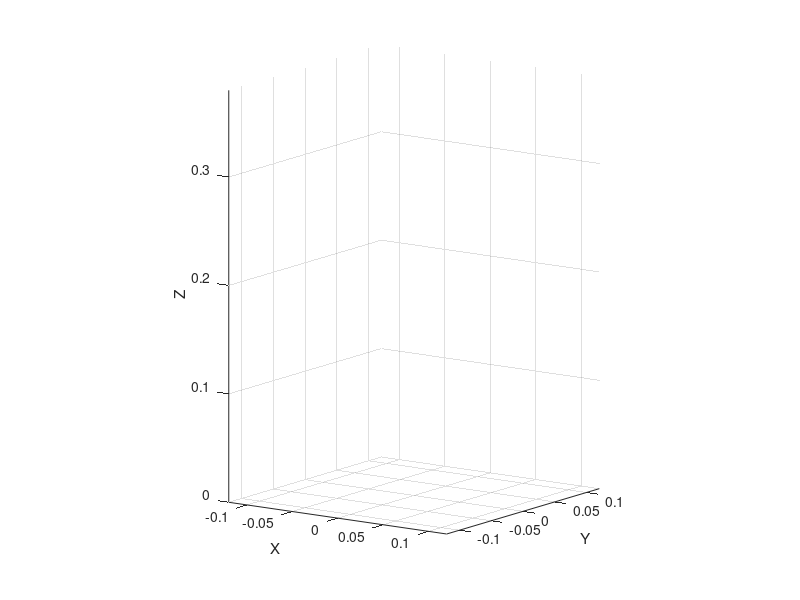

This figure's MATLAB source: (Note: this script raises an error after producing the figure.)
function phxex_camvalve
% PHXEX_CAMVALVE Cam-operated engine valve: when does the valve float?
%
% A kinematic cam (a phx.shape.Extrusion of an egg-shaped lobe) presses down
% on a poppet valve (a phx.shape.Revolution) that slides in its guide on a
% phx.PrismaticJoint and is held up against the cam by a phx.Spring. As the
% cam speeds up the spring struggles to keep the follower on the closing
% flank of the lobe; past a critical speed the valve separates from the cam
% and bounces - "valve float". The demo ramps the cam speed up and reports
% the rpm at which the follower first lifts off, then plots the valve lift
% against the low-speed cam profile and the follower gap versus rpm.
%
% See also phx.shape.Extrusion, phx.shape.Revolution, phx.PrismaticJoint, phx.Spring

%   Copyright 2026 HUMUSOFT s.r.o.

    % --- Mechanism parameters -------------------------------------------
    rBase   = 0.045;             % cam base-circle radius (m)
    lift    = 0.020;             % cam nose lift over the base circle (m)
    noseSpan = 2.5;              % angular width of the lobe (rad)
    camThick = 0.030;            % cam width along its axis (m)
    zc      = 0.300;             % cam rotation-axis height (m)

    Lvalve  = 0.140;             % overall valve length, head base to tappet top (m)
    mValve  = 0.080;             % valve mass (kg)

    kSpring = 1500;              % valve-spring stiffness (N/m)
    cSpring = 3;                 % valve-spring damping (N*s/m)
    freeLen = 0.123;             % spring free length -> sets the preload (m)

    % --- Run schedule ---------------------------------------------------
    dt       = 1.0e-4;           % physics timestep (s)
    subFrame = 10;               % substeps between redraws
    tSettle  = 0.01;             % seat the valve on the cam
    rpmCal   = 240;              % calibration speed (low, follower stays seated)
    rpmLo    = 1600;             % ramp start
    rpmHi    = 2600;             % ramp end
    tRamp    = 0.4;              % ramp duration (s)
    gapThresh = 1.5e-3;          % lift-off gap that counts as float (m)

    % --- Scene ----------------------------------------------------------
    clf; view(35, 12); axis("equal"); grid("on"); camlight("headlight");
    axis([-0.12 0.12, -0.12 0.12, 0 0.38]);
    xlabel("X"); ylabel("Y"); zlabel("Z");

    ax = gca;
    [cam, valve, info] = buildScene(ax, rBase, lift, noseSpan, camThick, ...
        zc, Lvalve, mValve, kSpring, cSpring, freeLen);

    % Zero collision margin - the default 40 mm margin dwarfs these
    % centimetre-scale parts and blows the cam/tappet contact apart.
    sim = phx.Simulation(ax, "EngineSettings", phx.engine.BulletSettings("Margin", 0));

    capTop = @() valve.Position(3) + Lvalve;   % tappet-face height (m)

    % --- Settle: hold the cam nose up, let the spring seat the follower --
    cam.EulerAngles = [0 0 0];
    runPhase(sim, cam, 0, 0, tSettle, dt, subFrame);

    % --- Calibration: one slow revolution captures the true lift profile -
    nbins = 720;
    Lref = nan(1, nbins);
    theta = 0;
    wCal = 2*pi*rpmCal/60;
    tCal = 2*pi/wCal * 1.25;                   % a bit more than one rev
    steps = round(tCal/dt);
    for i = 1:steps
        theta = theta + wCal*dt;
        cam.EulerAngles = [theta 0 0];         % spin about world X (the cam axis)
        sim.step(dt, 1, mod(i, subFrame*2) == 0);
        b = mod(floor(mod(theta, 2*pi)/(2*pi)*nbins), nbins) + 1;
        Lref(b) = capTop();
    end
    Lref = fillbins(Lref);
    liftRest = max(Lref);                       % base-circle contact height

    % --- Ramp: speed the cam up and watch for follower lift-off ----------
    % theta runs on continuously from calibration - resetting it would snap
    % the kinematic cam back a full turn and kick the seated valve.
    log = struct("t", [], "rpm", [], "lift", [], "ref", [], "gap", []);
    t = 0; onsetRpm = NaN;
    nStep = round(tRamp/dt);
    for i = 1:nStep
        rpm = rpmLo + (rpmHi - rpmLo)*t/tRamp;
        w = 2*pi*rpm/60;
        theta = theta + w*dt;
        cam.EulerAngles = [theta 0 0];         % spin about world X (the cam axis)
        sim.step(dt, 1, mod(i, subFrame) == 0);
        t = t + dt;

        if mod(i, subFrame) == 0
            b = mod(floor(mod(theta, 2*pi)/(2*pi)*nbins), nbins) + 1;
            ref = Lref(b);
            ct = capTop();
            gap = ref - ct;                     % >0 : follower below the cam
            log.t(end+1) = t; log.rpm(end+1) = rpm;
            log.lift(end+1) = liftRest - ct;    % valve opening (down is positive)
            log.ref(end+1) = liftRest - ref;
            log.gap(end+1) = gap;
            if isnan(onsetRpm) && gap > gapThresh
                onsetRpm = rpm;
            end
            title(ax, sprintf("cam %.0f rpm   valve lift %.1f mm", rpm, log.lift(end)*1e3));
        end
    end
    delete(sim);

    % --- Report ---------------------------------------------------------
    if isnan(onsetRpm)
        fprintf("Valve stayed on the cam up to %.0f rpm (no float detected).\n", rpmHi);
    else
        fprintf("Valve float onset at %.0f rpm (follower lifted off by > %.1f mm).\n", ...
            onsetRpm, gapThresh*1e3);
    end
    fprintf("Cam lift %.1f mm, valve mass %.0f g, spring preload %.0f N.\n", ...
        (liftRest - min(Lref))*1e3, mValve*1e3, kSpring*(freeLen - info.springLen0));

    % --- Plots ----------------------------------------------------------
    figure;
    subplot(2, 1, 1);
    plot(log.t, log.ref*1e3, "--", log.t, log.lift*1e3, "LineWidth", 1.3);
    grid on; ylabel("valve lift [mm]");
    legend("cam profile (low speed)", "actual", "Location", "northwest");
    title("Valve follows the cam until it starts to float");
    subplot(2, 1, 2);
    plot(log.rpm, log.gap*1e3, "LineWidth", 1.3); hold on;
    yline(gapThresh*1e3, ":", "float threshold");
    if ~isnan(onsetRpm)
        xline(onsetRpm, "r", sprintf("%.0f rpm", onsetRpm));
    end
    grid on; xlabel("cam speed [rpm]"); ylabel("follower gap [mm]");
    title("Follower lift-off grows with cam speed");
end

% ---------------------------------------------------------------------------
function [cam, valve, info] = buildScene(ax, rBase, lift, noseSpan, camThick, ...
        zc, Lvalve, mValve, kSpring, cSpring, freeLen)
% Build the cam, the valve on its prismatic guide, and the spring

    % Cam: egg-shaped lobe extruded to a disc, rotating about world X.
    % The 2D profile spans world Y-Z; the straight spine gives the width.
    phi = linspace(0, 2*pi, 145)';
    d = mod(phi - pi/2 + pi, 2*pi) - pi;        % nose centred pointing +Z
    bump = zeros(size(phi));
    m = abs(d) < noseSpan/2;
    bump(m) = 0.5*(1 + cos(pi*d(m)/(noseSpan/2)));
    r = rBase + lift*bump;
    profile = [r.*cos(phi) r.*sin(phi)];
    spine = [-camThick/2 0 0; camThick/2 0 0];
    camShape = phx.shape.Extrusion("Spine", spine, "Profile", profile, ...
        "Envelope", "convex", "Material", "metal", "Color", [0.55 0.57 0.62]);
    cam = phx.Body(ax, "Type", "kinematic", "Position", [0 0 zc], ...
        "Shape", camShape, "Friction", [0.2 0 0]);

    % Poppet valve: revolved head + stem + bucket tappet, sliding along Z.
    % rStem kept >~7 mm so the revolved stem clears Geometry.revolution's
    % absolute 1 mm degenerate-face cull (a thinner stem draws invisible).
    rHead = 0.030; hHead = 0.012; rStem = 0.010; rCap = 0.030; hCap = 0.008;
    vProfile = [0 0; 0 rHead; hHead rHead; hHead rStem; ...
                Lvalve-hCap rStem; Lvalve-hCap rCap; Lvalve rCap; Lvalve 0];
    valveShape = phx.shape.Revolution("Axis", "z", "Profile", vProfile, ...
        "Envelope", "concave", "Style", "flat", "Material", "metal", "Color", [0.8 0.3 0.25]);
    zv = zc - rBase - Lvalve;                    % tappet just touching the base circle
    valve = phx.Body(ax, "Position", [0 0 zv], "Shape", valveShape, "Friction", [0.2 0 0]);
    valve.Mass = mValve;
    valve.Inertia = [1e-4 1e-4 1e-4];            % rotation is locked by the joint

    % Cylinder-head deck: static, both the guide partner and the spring seat.
    zDeck = zv + 0.045;
    deck = phx.Body(ax, "Type", "static", "Position", [0 0 zDeck], ...
        "Shape", {"Cylinder", "Diameter", 0.04 "Height", 0.04, "Color", [0.9 0.7 0.5]});

    % Prismatic guide: sliding axis is the joint-frame local X -> world Z.
    phx.PrismaticJoint(deck, valve, "PointA", [0 0 0], "PointB", [0 0 0], ...
        "EulerAnglesA", [0 -pi/2 0], "EulerAnglesB", [0 -pi/2 0]);

    % Valve spring: seats on the deck, pushes the retainer (and the valve) up.
    pRet = Lvalve - hCap;                         % retainer height on the valve
    phx.Spring(deck, valve, "PointA", [0 0 -0.005], "PointB", [0 0 pRet], ...
        "Stiffness", kSpring, "Damping", cSpring, "FreeLength", freeLen, ...
        "Visible", true, "Colormap", "jet", "ColorRange", [0 80], "Overlay", true);

    info.springLen0 = (zv + pRet) - (zDeck - 0.005);   % nominal spring length
end

% ---------------------------------------------------------------------------
function runPhase(sim, cam, theta0, w, tPhase, dt, subFrame)
% Advance the sim for tPhase seconds with the cam at constant speed w
    n = round(tPhase/dt);
    theta = theta0;
    for i = 1:n
        theta = theta + w*dt;
        cam.EulerAngles = [theta 0 0];
        sim.step(dt, 1, mod(i, subFrame) == 0);
    end
end

% ---------------------------------------------------------------------------
function L = fillbins(L)
% Fill empty angle bins by nearest-neighbour wrap interpolation
    idx = find(~isnan(L));
    if numel(idx) < 2, return; end
    ang = (0:numel(L)-1);
    L = interp1([ang(idx)-numel(L), ang(idx), ang(idx)+numel(L)], ...
                [L(idx), L(idx), L(idx)], ang, "linear");
end
